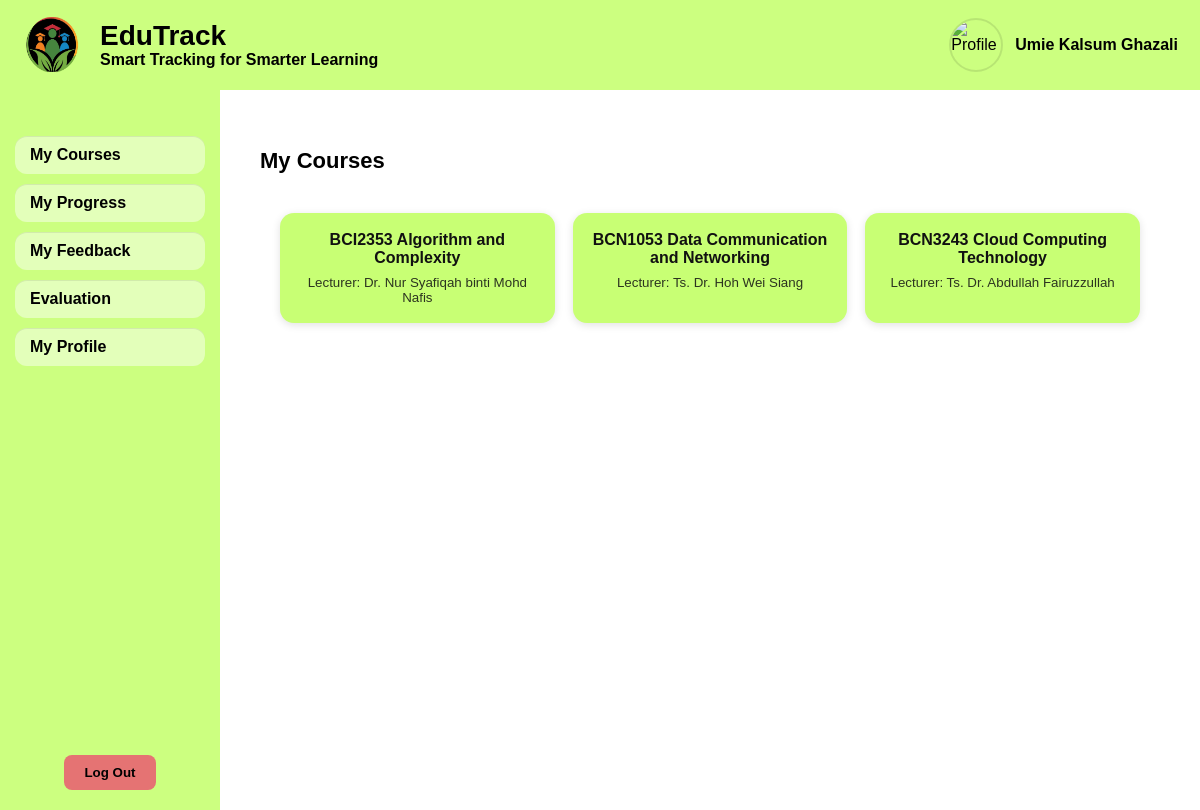
Screenshot of /student_courses.php (signed in) with the database file from the repository.
### tables this page shows
CREATE TABLE `user` (
  `userID` int NOT NULL,
  `full_name` varchar(255) NOT NULL,
  `email` varchar(255) NOT NULL,
  `password_hash` varchar(255) NOT NULL,
  `role` enum('student','lecturer','admin') NOT NULL,
  `status` enum('pending','active','deactivated','rejected') NOT NULL DEFAULT 'pending',
  `age` int DEFAULT NULL,
  `approved_at` timestamp NULL DEFAULT NULL,
  `created_at` timestamp NOT NULL DEFAULT CURRENT_TIMESTAMP,
  `updated_at` timestamp NOT NULL DEFAULT CURRENT_TIMESTAMP ON UPDATE CURRENT_TIMESTAMP,
  `last_login_at` timestamp NULL DEFAULT NULL,
  `deleted_at` timestamp NULL DEFAULT NULL,
  `force_password_reset` tinyint(1) NOT NULL DEFAULT '0'
);

CREATE TABLE `course` (
  `courseID` int NOT NULL,
  `courseName` varchar(255) NOT NULL,
  `userID` int NOT NULL
);

### includes/functions.php (called while the page is built, shortened)
<?php
function get_user_by_id($conn, $userID)
{
    $stmt = $conn->prepare("SELECT * FROM user WHERE userID = ? AND deleted_at IS NULL");
    $stmt->bind_param("i", $userID);
    $stmt->execute();
    $result = $stmt->get_result();
    return $result->fetch_assoc();
}

### student_courses.php (the view, shortened to what this page needs)
<?php
require_once 'config.php';
require_once 'includes/functions.php';
$user = get_user_by_id($conn, $_SESSION['userID']);
$userID = (int)$_SESSION['userID'];
$sql = "
  SELECT c.courseID, c.courseName, u.full_name AS lecturerName
  FROM enrollment e
  JOIN course c ON e.courseID = c.courseID
  JOIN user u ON c.userID = u.userID
  WHERE e.userID = ?
  ORDER BY c.courseName
";
$stmt = $conn->prepare($sql);
$stmt->bind_param("i", $userID);
$stmt->execute();
$courses = $stmt->get_result()->fetch_all(MYSQLI_ASSOC);
?>
<!DOCTYPE html>
<html lang="en">
<head>
  <link rel="stylesheet" href="style.css">
</head>
<body>
  <div class="header student-theme">
    <div class="brand">
      <img src="assets/logoedutrack.png" alt="EduTrack Logo">
      <div class="title">
        <h1>EduTrack</h1>
        <span>Smart Tracking for Smarter Learning</span>
      </div>
    </div>
    <div class="user-info">
      <?php if (!empty($user['profile_picture']) && file_exists($user['profile_picture'])): ?>
        <img src="<?php echo htmlspecialchars($user['profile_picture']); ?>" class="profile-icon" alt="Profile">
      <?php else: ?>
        <img src="assets/profile.png" class="profile-icon" alt="Profile">
      <?php endif; ?>
      <span class="user-name"><?php echo htmlspecialchars($user['full_name']); ?></span>
    </div>
  </div>
  <div class="content-wrapper">
    <div class="sidebar student-theme">
      <ul>
        <li><a href="student_courses.php">My Courses</a></li>
        <li><a href="student_progress.php">My Progress</a></li>
        <li><a href="student_myfeedback.php">My Feedback</a></li>
        <li><a href="lectevaluationlist.php">Evaluation</a></li>
        <li><a href="profile.php">My Profile</a></li>
      </ul>
      <button class="logout-btn" onclick="window.location.href='logout.php'">Log Out</button>
    </div>
    <div class="main-content">
      <div class="topbar">
        <h2>My Courses </h2>
      </div>
      <?php if (empty($courses)) : ?>
        <div class="empty">No enrolled courses found.</div>
      <?php else : ?>
        <div class="grid">
          <?php foreach ($courses as $c): ?>
            <a class="card" href="student_subject.php?courseID=<?php echo (int)$c['courseID']; ?>">
              <div><strong><?php echo htmlspecialchars($c['courseName']); ?></strong></div>
              <small>Lecturer: <?php echo htmlspecialchars($c['lecturerName']); ?></small>
            </a>
          <?php endforeach; ?>
        </div>
      <?php endif; ?>
    </div>
  </div>
</body>
</html>

### style.css (style rules this page uses)
body { margin: 0; font-family: "Poppins", sans-serif; }
.content-wrapper { display: flex; min-height: calc(100vh - 90px); }
.header { height: 90px; display: flex; align-items: center; justify-content: space-between; padding: 0 22px; }
.brand { display: flex; align-items: center; gap: 14px; }
.brand img { width: 64px; height: 64px; }
.brand .title { display: flex; flex-direction: column; }
.brand .title h1 { font-size: 28px; line-height: 1.1; margin: 0; }
.brand .title span { font-size: 16px; font-weight: 600; }
.sidebar { width: 220px; height: calc(100vh - 100px); color: #000; display: flex; flex-direction: column; align-items: center; padding-top: 20px; position: sticky; top: 0; overflow-y: auto; }
.sidebar ul { list-style: none; padding: 0; width: 100%; }
.sidebar ul li { margin: 10px 0; }
.sidebar ul li a { display: block; padding: 10px 15px; text-align: left; border-radius: 12px; margin: 0 15px; text-decoration: none; color: #000; font-weight: 600; background: rgba(255,255,255,0.45); box-shadow: 0 1px 0 rgba(0,0,0,0.08) inset; }
.student-theme { background-color: #ccff80; }
.logout-btn { background-color: #e57373; color: #000; font-weight: bold; border: none; padding: 10px 20px; border-radius: 8px; cursor: pointer; margin-top: auto; margin-bottom: 20px; }
.main-content { flex: 1; padding: 40px; background: #fff; }
.topbar { display: flex; justify-content: space-between; align-items: center; }
.topbar h2 { font-size: 22px; }
.user-info { display: flex; align-items: center; gap: 12px; }
.user-info .profile-icon { width: 50px; height: 50px; border-radius: 50%; object-fit: cover; border: 2px solid rgba(0,0,0,0.1); }
.user-info .user-name { font-size: 16px; font-weight: 600; color: #000; }
.profile-icon { width: 40px; height: 40px; border: 1px solid #aaa; border-radius: 5px; }

### student_courses.php (style rules this page uses)
.grid { display: grid; grid-template-columns: repeat(3, minmax(180px, 1fr)); gap: 18px; padding: 20px; }
.card { background: #c8ff74; border-radius: 14px; padding: 18px; text-decoration: none; color: #111; display: block; text-align: center; box-shadow: 0 2px 8px rgba(0, 0, 0, 0.12); transition: transform 0.08s ease-in-out; }
.card small { display: block; margin-top: 8px; opacity: 0.85; }

### rows the page displays
user: full_name "Umie Kalsum Ghazali"
course: courseName "BCI2353 Algorithm and Complexity", userID.full_name "Dr. Nur Syafiqah binti Mohd Nafis"
course: courseName "BCN1053 Data Communication and Networking", userID.full_name "Ts. Dr. Hoh Wei Siang"
course: courseName "BCN3243 Cloud Computing Technology", userID.full_name "Ts. Dr. Abdullah Fairuzzullah"
